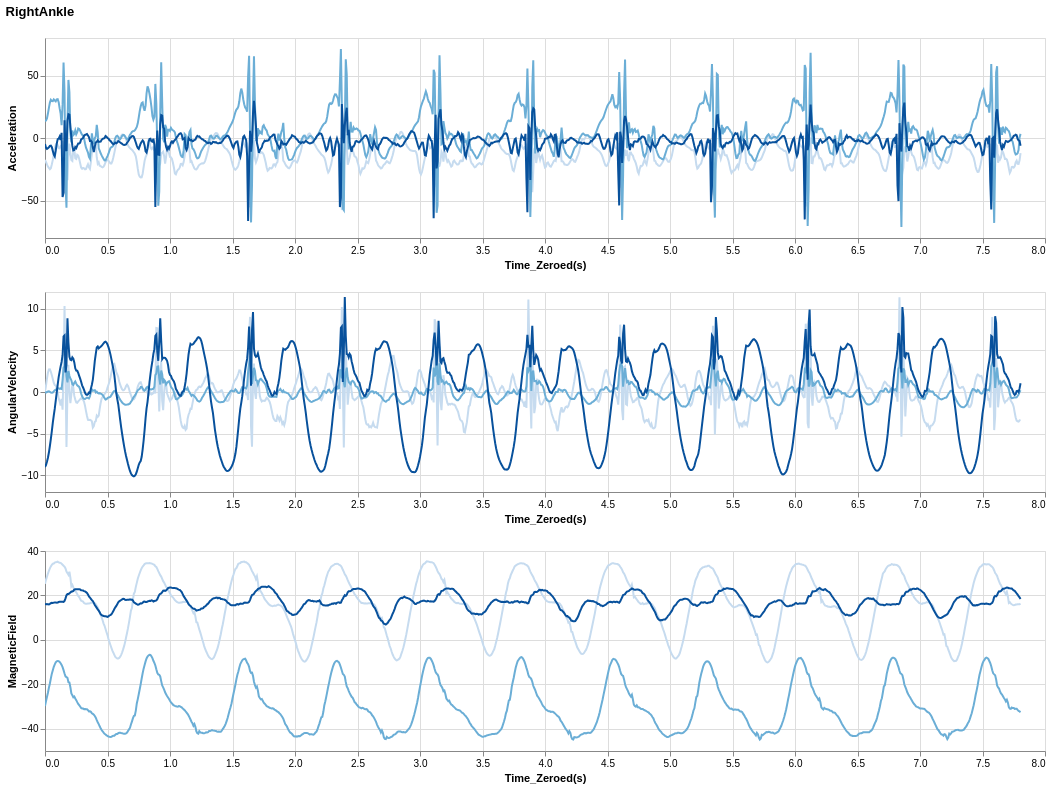

The cell this chart's notebook holds for it:
### Code cell
# Define signal types and axes.
sensor = ['Acceleration', 'AngularVelocity', 'MagneticField']
dir = ['x','y','z']
plotStack = [0,0,0] # Preallocate plot for each signal

# Generate plots for each sensor type
for iSensor in range(len(sensor)): # loop through the signal types
    # create plots for x,y,z directions
    x_signal = alt.Chart(df_2_data_reduced).mark_line().encode(
        x = 'Time_Zeroed(s)',
        y = alt.Y(location + '_' + sensor[iSensor] + '_x', title = sensor[iSensor]),
        color = alt.value('#c6dbef')
    ).properties(
        width = 1000,
        height = 200
    )
    y_signal = alt.Chart(df_2_data_reduced).mark_line().encode(
        x = 'Time_Zeroed(s)',
        y = alt.Y(location + '_' + sensor[iSensor] + '_y', title = sensor[iSensor]),
        color = alt.value("#6baed6")
    )
    z_signal = alt.Chart(df_2_data_reduced).mark_line().encode(
        x = 'Time_Zeroed(s)',
        y = alt.Y(location + '_' + sensor[iSensor] + '_z', title = sensor[iSensor]),
        color = alt.value("#08519c")
    ).interactive()
    # Combine x,y,z plots
    plotStack[iSensor] = x_signal + y_signal + z_signal

alt.vconcat(plotStack[0], plotStack[1], plotStack[2]).properties(title = [location,""])

### Figure 1 — Vega-Lite specification as saved in the notebook (floating-point values rounded to 4 significant figures; data arrays with more than 128 entries replaced by an {"elided": "..."} marker saying what was removed)
{"config": {"view": {"continuousWidth": 300, "continuousHeight": 300}}, "vconcat": [{"layer": [{"mark": {"type": "line"}, "encoding": {"color": {"value": "#c6dbef"}, "x": {"field": "Time_Zeroed(s)", "type": "quantitative"}, "y": {"field": "RightAnkle_Acceleration_x", "title": "Acceleration", "type": "quantitative"}}}, {"mark": {"type": "line"}, "encoding": {"color": {"value": "#6baed6"}, "x": {"field": "Time_Zeroed(s)", "type": "quantitative"}, "y": {"field": "RightAnkle_Acceleration_y", "title": "Acceleration", "type": "quantitative"}}}, {"mark": {"type": "line"}, "encoding": {"color": {"value": "#08519c"}, "x": {"field": "Time_Zeroed(s)", "type": "quantitative"}, "y": {"field": "RightAnkle_Acceleration_z", "title": "Acceleration", "type": "quantitative"}}, "name": "view_1"}], "height": 200, "width": 1000}, {"layer": [{"mark": {"type": "line"}, "encoding": {"color": {"value": "#c6dbef"}, "x": {"field": "Time_Zeroed(s)", "type": "quantitative"}, "y": {"field": "RightAnkle_AngularVelocity_x", "title": "AngularVelocity", "type": "quantitative"}}}, {"mark": {"type": "line"}, "encoding": {"color": {"value": "#6baed6"}, "x": {"field": "Time_Zeroed(s)", "type": "quantitative"}, "y": {"field": "RightAnkle_AngularVelocity_y", "title": "AngularVelocity", "type": "quantitative"}}}, {"mark": {"type": "line"}, "encoding": {"color": {"value": "#08519c"}, "x": {"field": "Time_Zeroed(s)", "type": "quantitative"}, "y": {"field": "RightAnkle_AngularVelocity_z", "title": "AngularVelocity", "type": "quantitative"}}, "name": "view_2"}], "height": 200, "width": 1000}, {"layer": [{"mark": {"type": "line"}, "encoding": {"color": {"value": "#c6dbef"}, "x": {"field": "Time_Zeroed(s)", "type": "quantitative"}, "y": {"field": "RightAnkle_MagneticField_x", "title": "MagneticField", "type": "quantitative"}}}, {"mark": {"type": "line"}, "encoding": {"color": {"value": "#6baed6"}, "x": {"field": "Time_Zeroed(s)", "type": "quantitative"}, "y": {"field": "RightAnkle_MagneticField_y", "title": "MagneticField", "type": "quantitative"}}}, {"mark": {"type": "line"}, "encoding": {"color": {"value": "#08519c"}, "x": {"field": "Time_Zeroed(s)", "type": "quantitative"}, "y": {"field": "RightAnkle_MagneticField_z", "title": "MagneticField", "type": "quantitative"}}, "name": "view_3"}], "height": 200, "width": 1000}], "data": {"name": "data-47997f211ccd589ef5427cd6f6c7a425"}, "params": [{"name": "param_1", "select": {"type": "interval", "encodings": ["x", "y"]}, "bind": "scales", "views": ["view_1"]}, {"name": "param_2", "select": {"type": "interval", "encodings": ["x", "y"]}, "bind": "scales", "views": ["view_2"]}, {"name": "param_3", "select": {"type": "interval", "encodings": ["x", "y"]}, "bind": "scales", "views": ["view_3"]}], "title": ["RightAnkle", ""], "$schema": "https://vega.github.io/schema/vega-lite/v5.20.1.json", "datasets": {"data-47997f211ccd589ef5427cd6f6c7a425": {"elided": "1000 records"}}}
